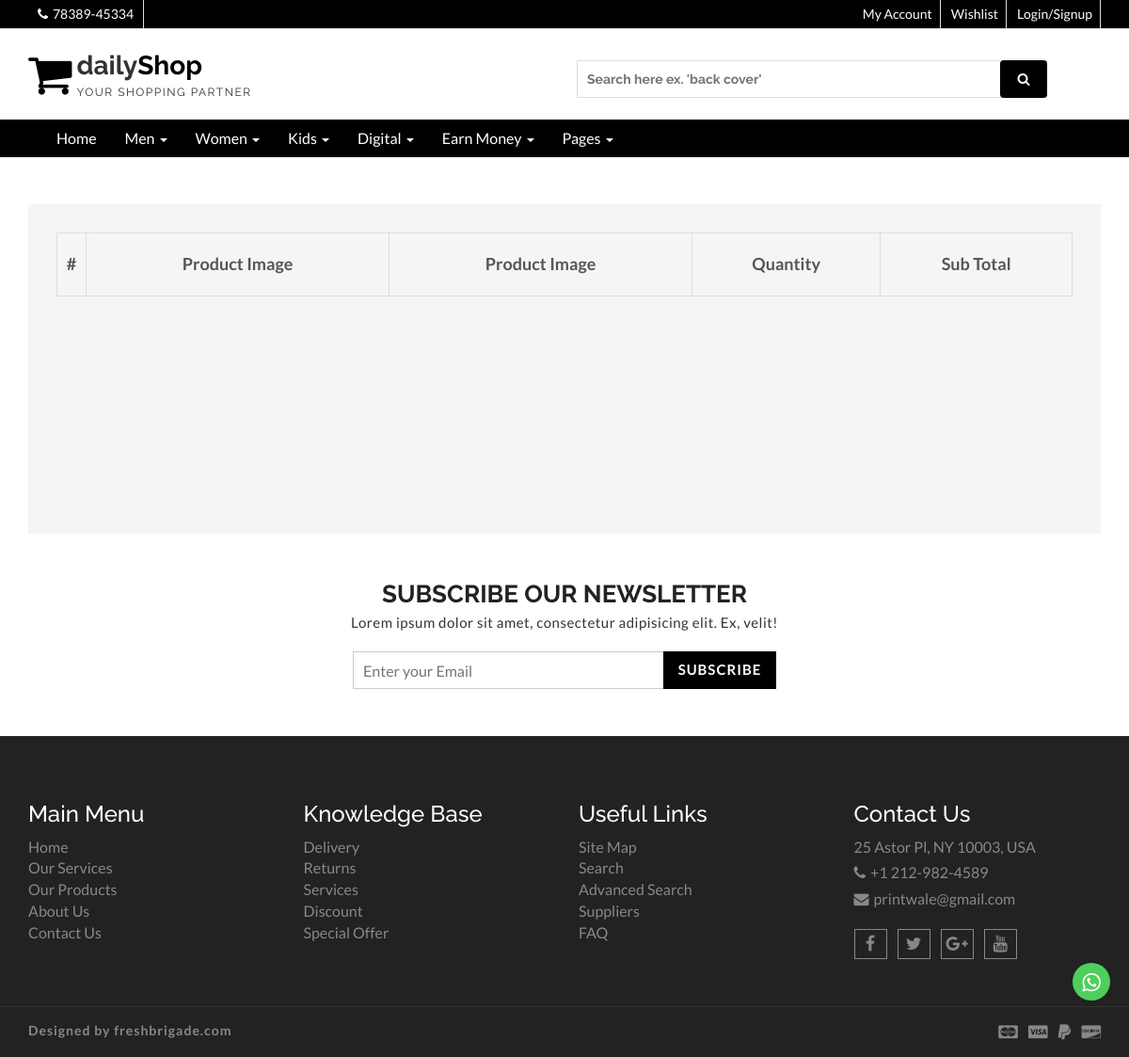
The app's page /order_details.php?oid=7, older data.
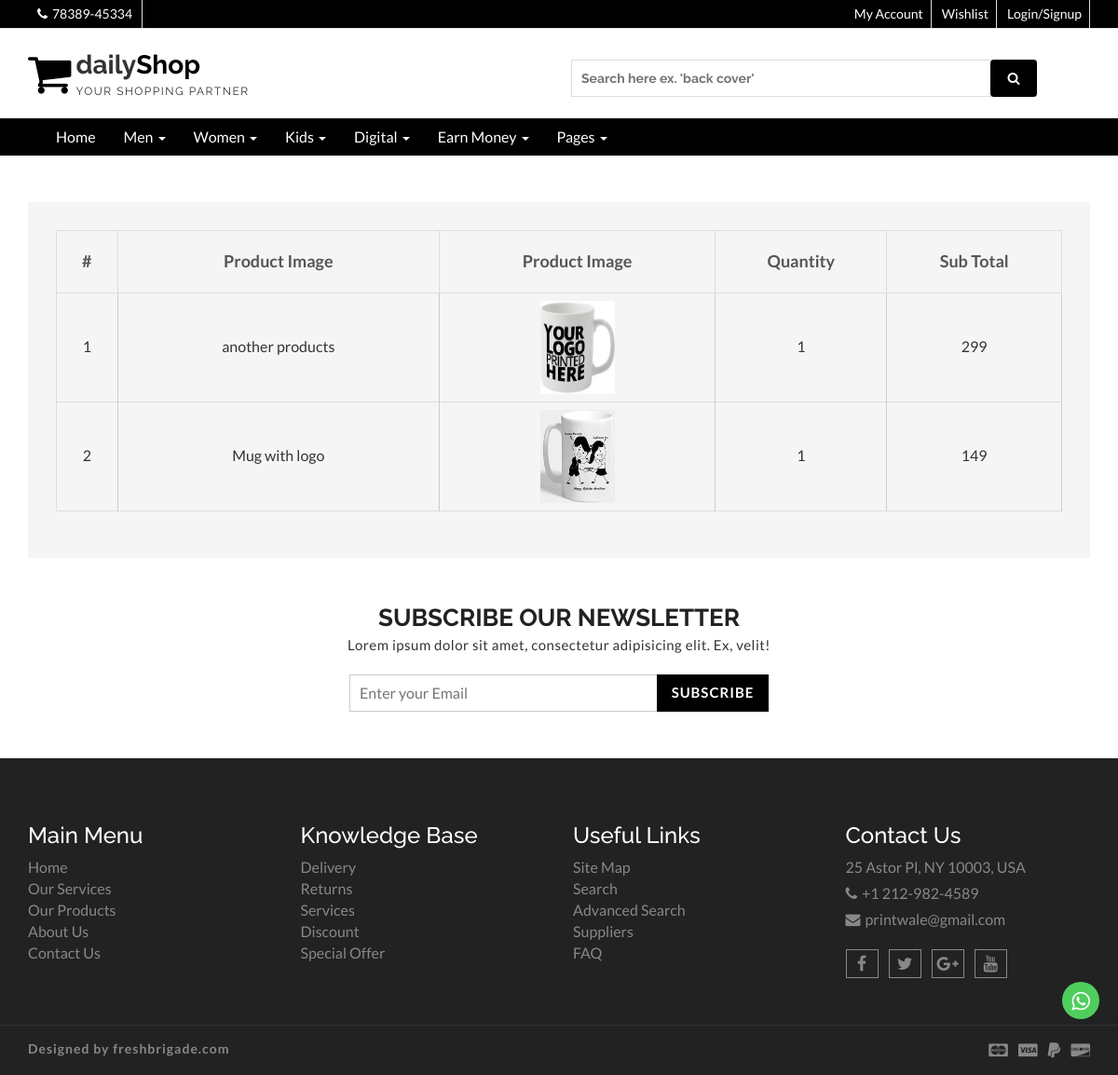
The same page, newer data.
### tables this page shows
CREATE TABLE `order_details` (
  `id` int(11) NOT NULL,
  `order_id` int(9) NOT NULL,
  `product_id` int(9) NOT NULL,
  `qty` int(9) NOT NULL,
  `sub_total` float NOT NULL
);

CREATE TABLE `products` (
  `id` int(11) NOT NULL,
  `cid` int(9) NOT NULL,
  `name` varchar(255) NOT NULL,
  `image` text NOT NULL,
  `price` int(11) NOT NULL,
  `sell_price` int(11) NOT NULL,
  `shot_desc` varchar(255) NOT NULL,
  `long_desc` text NOT NULL,
  `created` timestamp NOT NULL DEFAULT current_timestamp(),
  `status` enum('1','0') NOT NULL
);

### order_details.php (the view, shortened to what this page needs)
<?php
 include('header.php');
    ?>
 <section id="cart-view">
   <div class="container">
     <div class="row">
       <div class="col-md-12">
         <div class="cart-view-area">
           <div class="cart-view-table">
               <div class="table-responsive">
                    <table class="table">
                      <thead>
                        <tr>
                          <th>#</th>
                          <th>Product Image</th>
                          <th>Product Image</th>
                          <th>Quantity</th>
                          <th>Sub Total</th>
                        </tr>
                      </thead>
                      <tbody>
                        <?php   $uid =1;
                                $order_id = $_GET['oid'];
                                $res = mysqli_query($conn, "SELECT order_details.*,products.* FROM `order_details` INNER JOIN `products` ON order_details.product_id = products.id  WHERE order_details.order_id ='$order_id' ORDER BY order_details.id DESC");
                                while($row=mysqli_fetch_assoc($res)){
                        ?>
                        <tr>
                          <td><?php echo $uid?></td>
                          <td><a href="product-detail.php?pid=<?php echo $row['id']?>"><?php echo $row['name']?></a></td>
                          <td><img src="media/product/<?php echo $row['image']?>" alt="product image"></td>
                          <td><?php echo $row['qty']?></td>
                          <td><?php echo $row['sub_total']?></td>
                        </tr>
                      <?php $uid++; }?>
                        </tbody>
                    </table>
                </div>
           </div>
         </div>
       </div>
     </div>
   </div>
 </section>
 <?php include('footer.php'); ?>

Row changes from the older to the newer data that the page shows:
added order_details: product.name "another products", product.image (picture), qty "1", sub_total "299"
added order_details: product.name "Mug with logo", product.image (picture), qty "1", sub_total "149"
